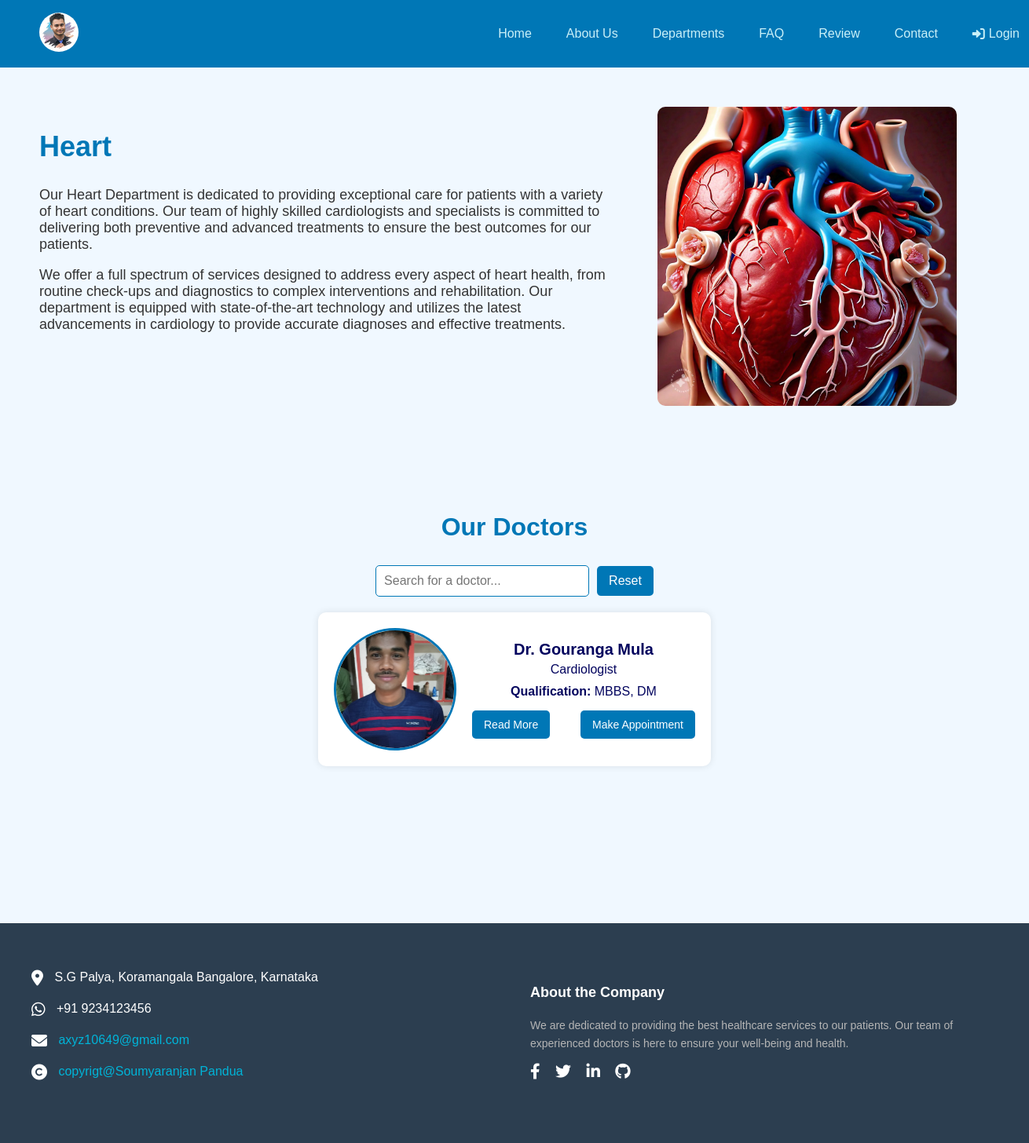
/department/Heart/, run on the app's committed database.
### website/models.py (models this page shows, shortened)
class WebsiteContent(models.Model):
    title = models.CharField(max_length=100, default="Doctor Appointment System")
    favicon = models.ImageField(upload_to='images/', default='images/favicon.ico')
    logo_image = models.ImageField(upload_to='images/', default='images/manas.jpg')
    home_image = models.ImageField(upload_to='images/', default='images/doctor.jpg')
    about_image = models.ImageField(upload_to='images/', default='images/about.jpg')
    teeth_image = models.ImageField(upload_to='images/', default='images/teeth.jpeg')
    faq_image = models.ImageField(upload_to='images/', default='images/faq.png')
    address_line1 = models.CharField(max_length=255, default="S.G Palya, Koramangala")
    address_line2 = models.CharField(max_length=255, default="Bangalore, Karnataka")
    phone_number = models.CharField(max_length=20, default="+91 9234123456")
    email = models.EmailField(default="axyz10649@gmail.com")
    copyright_text = models.CharField(max_length=255, default="copyrigt@Soumyaranjan Pandua")
    about_text = models.TextField(default="We are dedicated to providing the best healthcare services to our patients. Our team of experienced doctors is here to ensure your well-being and health.")
    domain = models.CharField(max_length=255, blank=True, null=True)

class Department(models.Model):
    name = models.CharField(max_length=100)
    image = models.ImageField(upload_to='images/')
    url = models.URLField(max_length=200)

### authapp/models.py (models this page shows, shortened)
class DoctorProfile(models.Model):
    user = models.OneToOneField(User, on_delete=models.CASCADE)
    phone = models.CharField(max_length=20)
    department = models.ForeignKey(Department, on_delete=models.SET_NULL, null=True)
    gender = models.CharField(max_length=10, choices=[('male', 'Male'), ('female', 'Female'), ('other', 'Other')])
    designation = models.CharField(max_length=100, blank=True, null=True)
    qualification = models.CharField(max_length=100, blank=True, null=True)
    experience = models.PositiveIntegerField(default=0)
    specialization = models.CharField(max_length=100, blank=True, null=True)
    bio = models.TextField(max_length=500, blank=True, null=True)
    consultant_fees = models.DecimalField(max_digits=10, decimal_places=2, default=0.00)
    profile_image = models.ImageField(upload_to='images/', blank=True, null=True)
    address = models.CharField(max_length=255, blank=True, null=True)
    is_doctor = models.BooleanField(default=True)
    def get_full_name(self):
        return f"Dr. {self.user.first_name} {self.user.last_name}"

### website/views.py (the view)
# urls.py: path('department/<str:department_name>/', department_detail_view, name='department_detail'),
def department_detail_view(request, department_name):
    content = WebsiteContent.objects.first()
    department = get_object_or_404(Department, name__iexact=department_name)
    doctors = DoctorProfile.objects.filter(department=department)
    return render(request, f"{department_name.lower()}_department.html", {
        'content': content,
        'department': department,
        'doctors': doctors,
    })

### website/templates/heart_department.html (shortened to what this page needs)
{% load static %}
<!DOCTYPE html>
<html lang="en">
<head>
  <link rel="stylesheet" type="text/css" href="{% static 'css/websitecss/styles.css' %}">
  <link rel="stylesheet" href="https://cdnjs.cloudflare.com/ajax/libs/font-awesome/6.0.0-beta3/css/all.min.css">
</head>
<body>
  <header>
    <nav class="navbar">
      <div class="logo">
        <img src="{% if content.logo_image %}{{ content.logo_image.url }}{% else %}{% static 'images/default_logo.png' %}{% endif %}" alt="Doctor Appointment Logo">
      </div>
      <ul class="nav-links">
        <li><a href="#home">Home</a></li>
        <li><a href="#about">About Us</a></li>
        <li><a href="#departments">Departments</a></li>
        <li><a href="#faq-section">FAQ</a></li>
        <li><a href="#testimonial-section">Review</a></li>
        <li><a href="#contact">Contact</a></li>
        <li class="profile-menu">
          {% if request.session.user_id %}
              <a href="#">
                  <i class="fas fa-user-circle"></i> {{ request.session.user_name }}
              </a>
              <ul class="dropdown-menu">
                  {% if request.session.role == 'admin' %}
                      <li><a href="{% url 'admin_dashboard' %}">My Profile</a></li>
                  {% elif request.session.role == 'doctor' %}
                      <li><a href="{% url 'doctor_dashboard' %}">My Profile</a></li>
                  {% elif request.session.role == 'patient' %}
                      <li><a href="{% url 'patient_profile' %}">My Profile</a></li>
                  {% endif %}
                  <hr>
                  <li><a href="{% url 'logout' %}">Log Out</a></li>
              </ul>
          {% else %}
              <a href="#">
                  <i class="fas fa-sign-in-alt"></i> Login
              </a>
          {% endif %}
      </li>
      </ul>
    </nav>
  </header>
  <section class="department-details">
    <div class="department-content">
      <div class="department-info">
        <h1>{{ department.name }}</h1>
        <p>Our Heart Department is dedicated to providing exceptional care for patients with a variety of heart conditions. Our team of highly skilled cardiologists and specialists is committed to delivering both preventive and advanced treatments to ensure the best outcomes for our patients.</p>
        <p>We offer a full spectrum of services designed to address every aspect of heart health, from routine check-ups and diagnostics to complex interventions and rehabilitation. Our department is equipped with state-of-the-art technology and utilizes the latest advancements in cardiology to provide accurate diagnoses and effective treatments.</p>
      </div>
      <div class="department-image">
        <img src="{{ department.image.url }}" alt="{{ department.name }}">
      </div>
    </div>
    <section class="doctors">
      <h1>Our Doctors</h1>
      <div class="search-container">
        <input type="text" id="doctor-search" placeholder="Search for a doctor...">
        <button id="reset-search">Reset</button>
      </div>
      {% if doctors %}
        <div class="doctors-container">
          {% for doctor in doctors %}
          <div class="doctor-card">
            <div class="doctor-image">
              <img src="{{ doctor.profile_image.url }}" alt="{{ doctor.get_full_name }}">
            </div>
            <div class="doctor-info">
              <h3>{{ doctor.get_full_name }}</h3>
              <p>{{ doctor.specialization }}</p>
              <p><strong>Qualification:</strong> {{ doctor.qualification }}</p>
              <div class="doctor-buttons">
                <a href="{% url 'readmore_doctor' doctor.id %}" class="button">Read More</a>
                <a href="{% url 'doctor_booking' doctor.id %}" class="button">Make Appointment</a>
            </div>
            </div>
          </div>
          {% endfor %}
        </div>
      {% else %}
        <p>No doctors present in this department.</p>
      {% endif %}
    </section>
    <section class="doctors">
    </section>
  </section>
  <footer class="footer">
    <div class="footer-container">
      <div class="footer-section contact-info">
        <div class="contact-item">
          <i class="fas fa-map-marker-alt"></i>
          <span>{{ content.address_line1 }}</span>
          <span>{{ content.address_line2 }}</span>
        </div>
        <div class="contact-item">
          <i class="fa-brands fa-whatsapp"></i>
          <span>{{ content.phone_number }}</span>
        </div>
        <div class="contact-item">
          <i class="fas fa-envelope"></i>
          <span><a href="mailto:{{ content.email }}">{{ content.email }}</a></span>
        </div>
        <div class="contact-item">
          <i class="fa-solid fa-copyright"></i>
          <span><a href="#">{{ content.copyright_text }}</a></span>
        </div>
      </div>
      <div class="footer-section about">
        <h3>About the Company</h3>
        <p>{{ content.about_text }}</p>
        <div class="social">
          <a href="#"><i class="fab fa-facebook-f"></i></a>
          <a href="#"><i class="fab fa-twitter"></i></a>
          <a href="#"><i class="fab fa-linkedin-in"></i></a>
          <a href="#"><i class="fab fa-github"></i></a>
        </div>
      </div>
    </div>
  </footer>
</body>
</html>

### static/css/websitecss/styles.css (style rules this page uses)
body { font-family: 'Roboto', sans-serif; margin: 0; padding: 0; box-sizing: border-box; color: #03045e; background-color: #caf0f8; overflow-x: hidden; }
header { background-color: #0077b6; padding: 10px 50px; position: sticky; top: 0; z-index: 1000; }
.navbar { display: flex; justify-content: space-between; align-items: center; }
.navbar .logo img { width: 50px; height: 50px; border-radius: 50%; }
.navbar .nav-links { list-style: none; display: flex; align-items: center; gap: 20px; }
.navbar .nav-links li a { text-decoration: none; color: #caf0f8; font-weight: 500; padding: 8px 12px; transition: background-color 0.3s ease; }
.navbar .profile-menu { position: relative; padding-right: 50px; }
.navbar .profile-menu a { display: flex; align-items: center; }
.navbar .profile-menu i { margin-right: 5px; }
header { position: sticky; top: 0; width: 100%; z-index: 1000; }
.footer { background-color: #2c3e50; color: #ffffff; padding: 40px 20px; }
.footer-container { display: flex; justify-content: space-between; flex-wrap: wrap; }
.footer-section { flex: 1; margin: 20px; }
.contact-info .contact-item { margin-bottom: 20px; font-size: 16px; }
.contact-info .contact-item i { font-size: 20px; margin-right: 10px; vertical-align: middle; }
.about h3 { margin-bottom: 20px; font-size: 18px; color: #ffffff; }
.about p { font-size: 14px; line-height: 1.6; color: #b5b5b5; }
.social a { margin-right: 15px; color: #ffffff; font-size: 20px; text-decoration: none; }
.department-details { padding: 50px; background-color: #f0f8ff; }
.department-content { display: flex; justify-content: space-between; margin-bottom: 50px; }
.department-info { width: 60%; }
.department-info h1 { font-size: 36px; color: #0077b6; }
.department-info p { font-size: 18px; color: #333; }
.department-image { width: 35%; }
.department-image img { width: 90%; height: auto; border-radius: 10px; }
.search-container { display: flex; align-items: center; margin-bottom: 20px; justify-content: center; }
#doctor-search { padding: 10px; font-size: 16px; border: 1px solid #0077b6; border-radius: 5px; width: 250px; margin-right: 10px; }
#reset-search { padding: 10px 15px; font-size: 16px; background-color: #0077b6; color: white; border: none; border-radius: 5px; cursor: pointer; transition: background-color 0.3s ease; }
.doctors { padding: 50px; background-color: #f0f8ff; text-align: center; }
.doctors h1 { font-size: 2rem; color: #0077b6; margin-bottom: 30px; }
.doctors-container { display: flex; flex-wrap: wrap; justify-content: center; gap: 20px; }
.doctor-card { display: flex; background-color: #ffffff; border-radius: 10px; box-shadow: 0 0 10px rgba(0, 0, 0, 0.1); padding: 20px; width: 100%; max-width: 500px; box-sizing: border-box; flex-direction: row; }
.doctor-image { flex: 1; display: flex; align-items: center; justify-content: center; }
.doctor-image img { width: 80px; height: 80px; object-fit: cover; border-radius: 50%; border: 3px solid #0077b6; }
.doctor-info { flex: 2; padding-left: 20px; display: flex; flex-direction: column; justify-content: space-between; }
.doctor-info h3 { margin: 0; font-size: 1.25rem; color: #03045e; }
.doctor-info p { margin: 5px 0; font-size: 1rem; }
.doctor-buttons { display: flex; justify-content: space-between; margin-top: 10px; }
.button { background-color: #0077b6; color: #ffffff; padding: 10px 15px; border-radius: 5px; text-decoration: none; font-size: 0.875rem; transition: background-color 0.3s; }
@media screen and (min-width: 769px) { .doctor-card { width: calc(50% - 20px); } }
body { font-family: Arial, sans-serif; margin: 0; padding: 0; background-color: #f0f8ff; }
h2, h3 { color: #0077b6; margin-bottom: 10px; }
.doctor-image img { width: 150px; height: 150px; object-fit: cover; border-radius: 50%; border: 3px solid #0077b6; }
.doctor-info { flex: 2; display: flex; flex-direction: column; justify-content: center; }
.doctor-info p { font-size: 16px; margin: 5px 0; }
.contact-item a { color: #00b4d8; text-decoration: none; }

### data on the page
WebsiteContent: logo_image (picture), address_line1 "S.G Palya, Koramangala", address_line2 "Bangalore, Karnataka", phone_number "+91 9234123456", email "axyz10649@gmail.com", copyright_text "copyrigt@Soumyaranjan Pandua", about_text "We are dedicated to providing the best healthcare services to our patients. Our team of experienced doctors is here to ensure your well-being and health."
Department: name "Heart", image (picture)
DoctorProfile: profile_image (picture), get_full_name "Dr. Gouranga Mula", specialization "Cardiologist", qualification "MBBS, DM"
